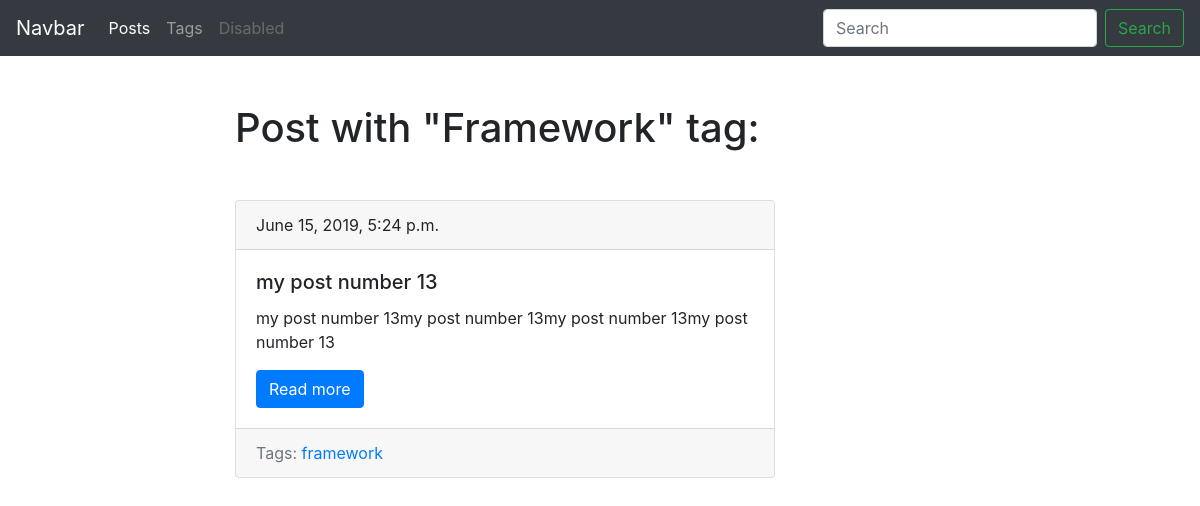
The app's page /blog/tag/framework/, older data.
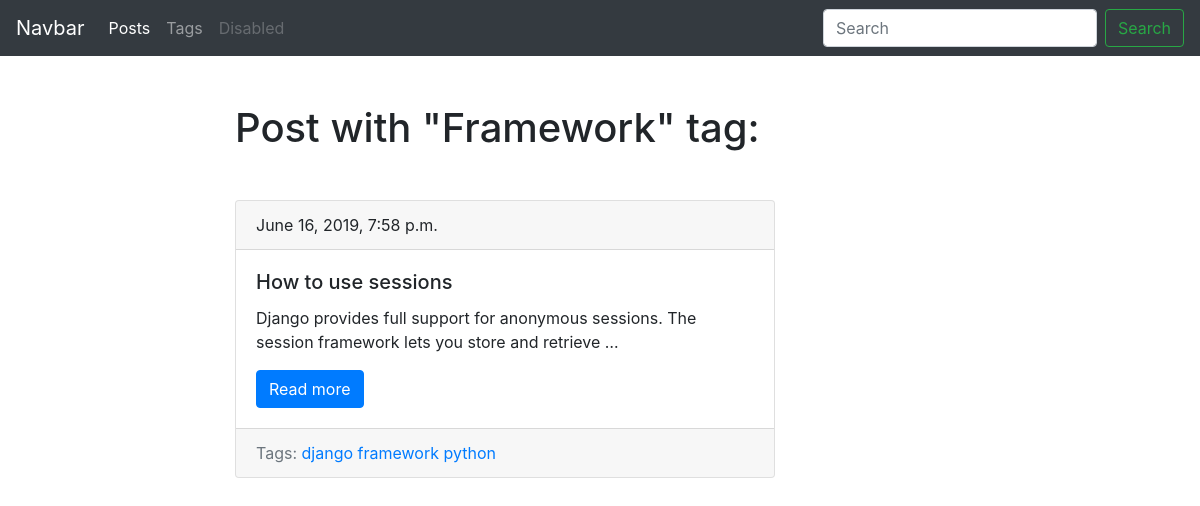
The same page, newer data.
### blog/models.py (models this page shows, shortened)
class Post(models.Model):
	title = models.CharField(max_length=150, db_index=True)
	slug = models.SlugField(max_length=150, blank=True, unique=True)
	body = models.TextField(blank=True, db_index=True)
	tags = models.ManyToManyField('Tag', blank=True, related_name='posts')
	date_pub = models.DateTimeField(auto_now_add=True)
	def get_absolute_url(self):
		return reverse('post_detail_url', kwargs = {'slug': self.slug})
	class Meta:
		ordering = ['-date_pub']

class Tag(models.Model):
	title = models.CharField(max_length=50)
	slug = models.CharField(max_length=50, unique=True)
	def get_absolute_url(self):
		return reverse('tag_detail_url', kwargs={'slug':self.slug})
	class Meta:
		ordering = ['title']

### blog/views.py (the view)
# urls.py: path('tag/<str:slug>/', TagDetail.as_view(), name='tag_detail_url'),
class TagDetail(ObjectDetailMixin, View):
	model = Tag
	template = 'blog/tag_detail.html'

### blog/utils.py (called while the page is built)
    def get(self, request, slug):
	    obj = get_object_or_404(self.model, slug__iexact = slug)
	    return render(request, self.template, context = {self.model.__name__.lower(): obj, 'admin_object': obj, 'detail': True})

### blog/templates/blog/tag_detail.html (shortened to what this page needs)
{% extends 'blog/base_blog.html'%}
  {% block content %}
    <h1 class="mb-5">Post with "{{ tag.title|title}}" tag:</h1>
    {% for post in tag.posts.all %}
      {% include 'blog/includes/card_template.html' %}
    {% endfor %}
  {% endblock %}

### blog/templates/blog/includes/card_template.html
<div class="card">
  <div class="card-header">
    {{ post.date_pub }}
  </div>
  <div class="card-body">
    <h5 class="card-title">{{ post.title }}</h5>
    <p class="card-text">
      {{ post.body|truncatewords:15 }}
    </p>
    <a href="{{ post.get_absolute_url }}" class="btn btn-primary">Read more</a>
  </div>
  <div class="card-footer text-muted">
    Tags:
    {% for tag in post.tags.all %}
      <a href={{ tag.get_absolute_url }}>{{ tag.title }}</a>
    {% endfor %}
  </div>
</div>

Row changes from the older to the newer data that the page shows:
no longer on this page (row edited): Post: date_pub "June 15, 2019, 5:24 p.m.", title "my post number 13", body "my post number 13my post number 13my post number 13my post number 13", Tag (title "framework")
added Post: date_pub "June 16, 2019, 7:58 p.m.", title "How to use sessions", body "Django provides full support for anonymous sessions. The session framework lets you store and retrieve …", Tag (title "framework")
now on this page (row unchanged): Tag: title "django", shown under "June 16, 2019, 7:58 p.m."
now on this page (row unchanged): Tag: title "python", shown under "June 16, 2019, 7:58 p.m."
